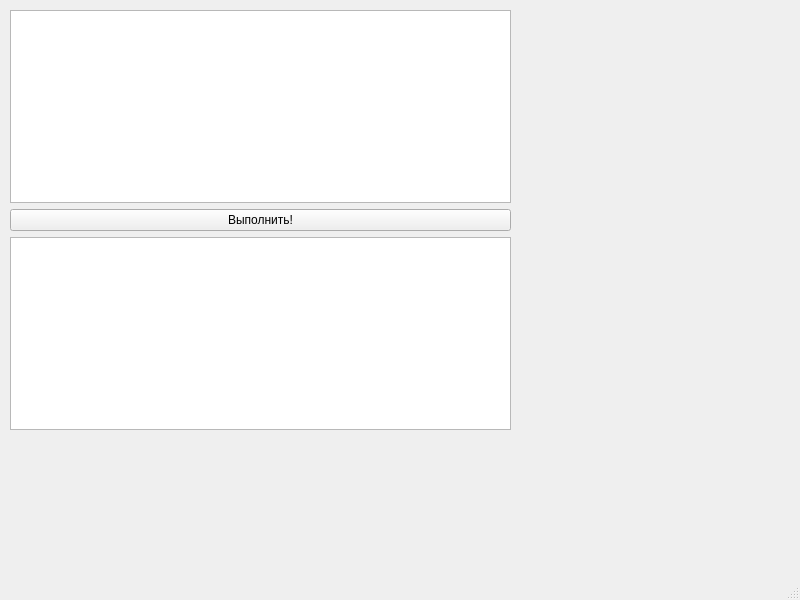
<?xml version="1.0" encoding="UTF-8"?>
<ui version="4.0">
 <class>MainWindow</class>
 <widget class="QMainWindow" name="MainWindow">
  <property name="geometry">
   <rect>
    <x>0</x>
    <y>0</y>
    <width>800</width>
    <height>600</height>
   </rect>
  </property>
  <property name="windowTitle">
   <string>MainWindow</string>
  </property>
  <widget class="QWidget" name="centralwidget">
   <widget class="QWidget" name="layoutWidget">
    <property name="geometry">
     <rect>
      <x>10</x>
      <y>10</y>
      <width>501</width>
      <height>420</height>
     </rect>
    </property>
    <layout class="QVBoxLayout" name="verticalLayout">
     <item>
      <widget class="QTextEdit" name="textEdit"/>
     </item>
     <item>
      <widget class="QPushButton" name="pushButton">
       <property name="text">
        <string>Выполнить!</string>
       </property>
      </widget>
     </item>
     <item>
      <widget class="QTextBrowser" name="textBrowser">
       <property name="palette">
        <palette>
         <active>
          <colorrole role="Text">
           <brush brushstyle="SolidPattern">
            <color alpha="255">
             <red>255</red>
             <green>0</green>
             <blue>4</blue>
            </color>
           </brush>
          </colorrole>
          <colorrole role="PlaceholderText">
           <brush brushstyle="SolidPattern">
            <color alpha="128">
             <red>255</red>
             <green>0</green>
             <blue>4</blue>
            </color>
           </brush>
          </colorrole>
         </active>
         <inactive>
          <colorrole role="Text">
           <brush brushstyle="SolidPattern">
            <color alpha="255">
             <red>255</red>
             <green>0</green>
             <blue>4</blue>
            </color>
           </brush>
          </colorrole>
          <colorrole role="PlaceholderText">
           <brush brushstyle="SolidPattern">
            <color alpha="128">
             <red>255</red>
             <green>0</green>
             <blue>4</blue>
            </color>
           </brush>
          </colorrole>
         </inactive>
         <disabled>
          <colorrole role="Text">
           <brush brushstyle="SolidPattern">
            <color alpha="255">
             <red>120</red>
             <green>120</green>
             <blue>120</blue>
            </color>
           </brush>
          </colorrole>
          <colorrole role="PlaceholderText">
           <brush brushstyle="SolidPattern">
            <color alpha="128">
             <red>0</red>
             <green>0</green>
             <blue>0</blue>
            </color>
           </brush>
          </colorrole>
         </disabled>
        </palette>
       </property>
      </widget>
     </item>
    </layout>
   </widget>
  </widget>
  <widget class="QMenuBar" name="menubar">
   <property name="geometry">
    <rect>
     <x>0</x>
     <y>0</y>
     <width>800</width>
     <height>21</height>
    </rect>
   </property>
  </widget>
  <widget class="QStatusBar" name="statusbar"/>
 </widget>
 <resources/>
 <connections/>
</ui>
